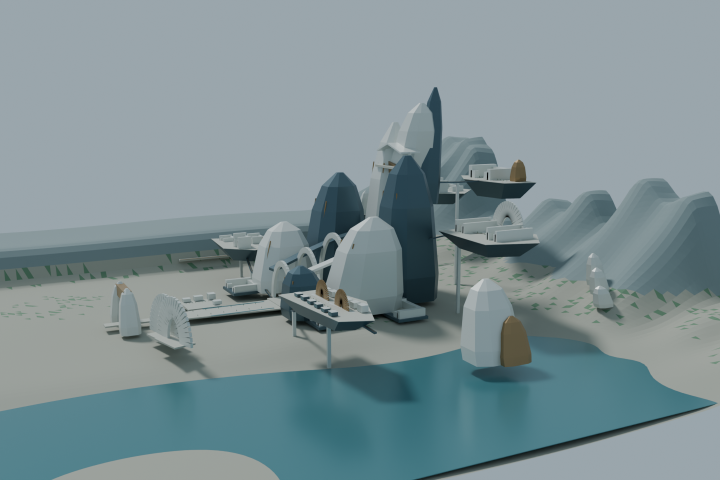
#> input picture studies/M3D-1S/J7/R27B/renders/02_EAST_SEA.png, 1440 x 960 px, given in place of 01_SW_VOID.png, which was not available (shown at 1/2 size)
$ python package_review.py
#> lines starting #> are read from the running program, lines starting #| are printed output that depends on the picture; pictures that were not available may be replaced by others from this repository, and a replacement may not be noted
"""Build a labeled comparison sheet from actual renders; no image synthesis."""
import sys,json,hashlib
from pathlib import Path
from PIL import Image,ImageDraw,ImageFont
sys.dont_write_bytecode=True
R=Path(__file__).resolve().parent
labels=[('01_SW_VOID','SW negative space / aerial'),('02_EAST_SEA','East inland sea / aerial'),
        ('03_NORTH_HIGHLAND','North highland / aerial'),('04_CENTRAL_OBLIQUE','Central oblique / aerial'),
        ('05_ENTRY_HUMAN','Entry / actual study floor +1.7m'),('06_PUBLIC_PLAZA','Public plaza / actual floor +1.7m'),
        ('07_SKY_HARBOR','Sky harbor / actual floor +1.7m'),('08_REAR_UNDERSIDE','Rear / upper underside / floating'),
        ('09_WHOLE_AERIAL','Whole terrain / aerial')]
font=ImageFont.truetype('C:/Windows/Fonts/arial.ttf',20)
big=ImageFont.truetype('C:/Windows/Fonts/arialbd.ttf',25)
sheet=Image.new('RGB',(1920,1512),'#15242d');d=ImageDraw.Draw(sheet)
#> after `sheet = Image.new('RGB', (1920, 1512), '#15242d')`:
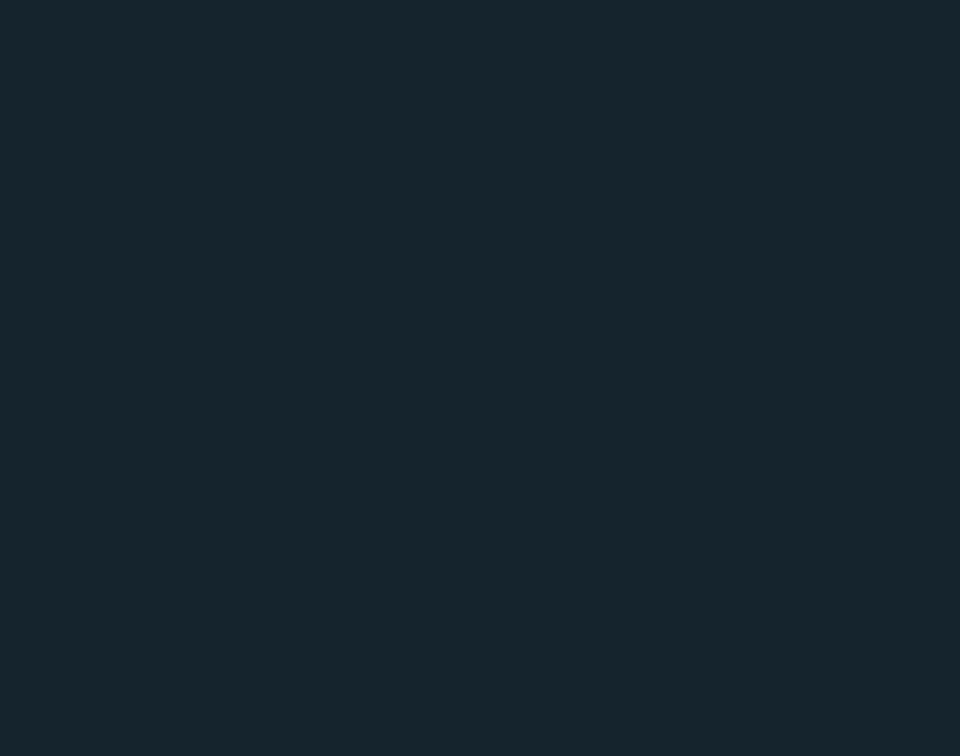
#> sheet: PIL image 1920x1512 RGB (shown at 1/2 size); mean R, G, B 21, 36, 45
d.text((18,14),'R27B | ACTUAL BLENDER RENDERS | ART REJECT',font=big,fill='#f0d5b2')
d.text((18,51),'All provisional relative placement. Not canonical W0 / H / SB or Minecraft coordinates.',font=font,fill='white')
for i,(name,label) in enumerate(labels):
    im=Image.open(R/'renders'/f'{name}.png');assert im.size==(1440,960)
#> further down, im is the input picture: PIL image 1440x960 RGB; mean R, G, B 125.3, 143.1, 147.3
    im=im.convert('RGB').resize((632,421),Image.Resampling.LANCZOS)
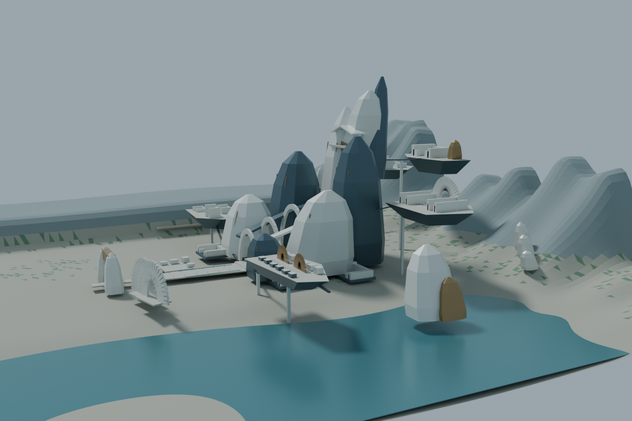
#> im: PIL image 632x421 RGB; mean R, G, B 125.3, 143.2, 147.3
    x=6+(i%3)*640;y=90+(i//3)*472
    sheet.paste(im,(x,y));d.text((x+5,y+428),name[:2]+' '+label,font=font,fill='white')
#> after `sheet.paste(im, (x, y))`:
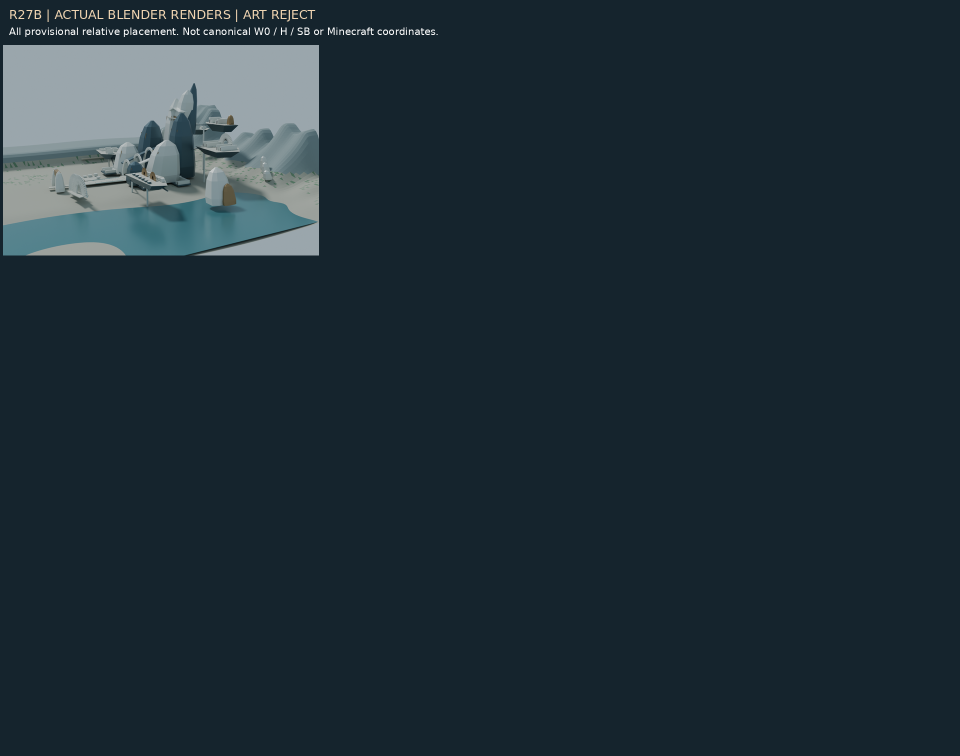
#> sheet: PIL image 1920x1512 RGB (shown at 1/2 size); mean R, G, B 31.1, 46.3, 54.8
#> pass 3 of the loop `for i,(name,label) in enumerate(labels):`:
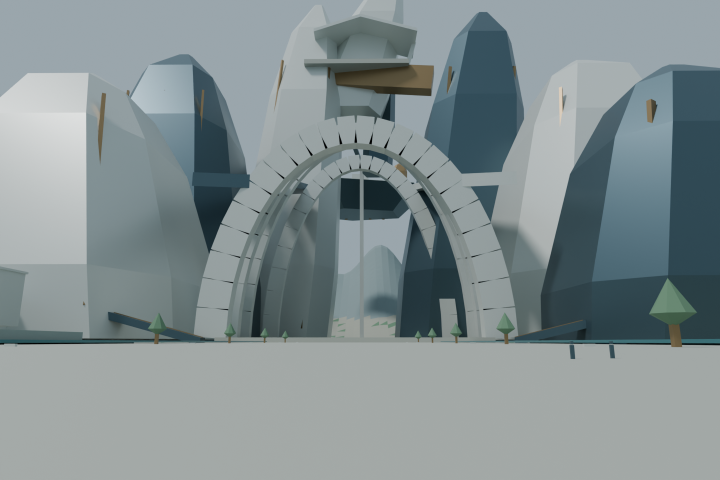
#> input picture studies/M3D-1S/J7/R27B/renders/05_ENTRY_HUMAN.png, 1440 x 960 px, given in place of 03_NORTH_HIGHLAND.png, which was not available (shown at 1/2 size)
#> im is the input picture: PIL image 1440x960 RGB; mean R, G, B 131.1, 142.8, 144.9
#> `im=im.convert('RGB').resize((632,421),Image.Resampling.LANCZOS)`:
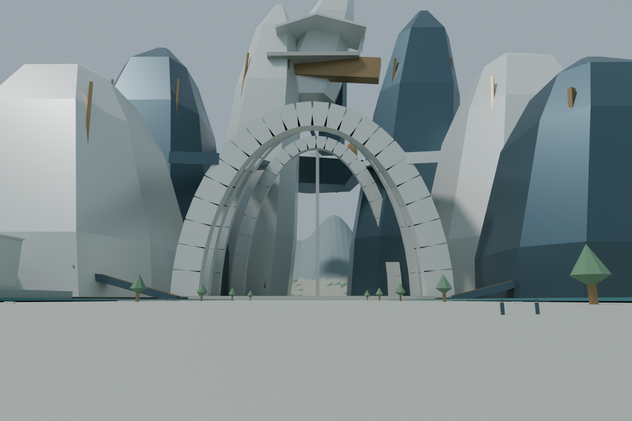
#> im: PIL image 632x421 RGB; mean R, G, B 131.1, 142.9, 144.9
#> `sheet.paste(im, (x, y))`:
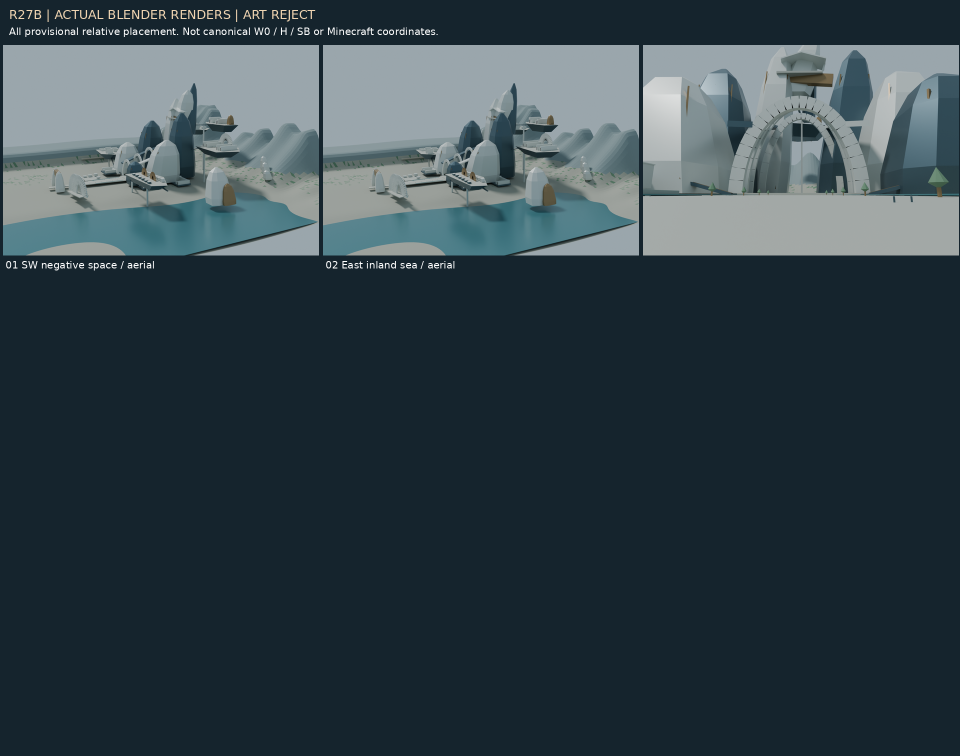
#> sheet: PIL image 1920x1512 RGB (shown at 1/2 size); mean R, G, B 50.9, 66.1, 73.5
#> (the run stopped early here; a loop or call above may not have finished)
